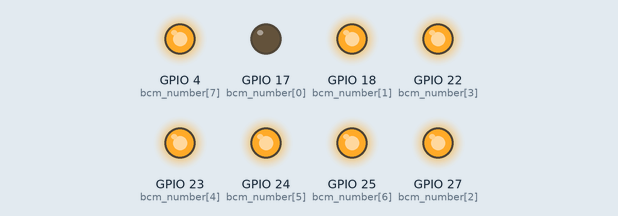
The program below on a simulated Raspberry Pi (BCM pin numbers). Shown: output pins drawn as LEDs (lit = HIGH). At 21.0 s the program stops and its outputs stay as they are.

Above: at 0.01 s.
At 2.21 s:
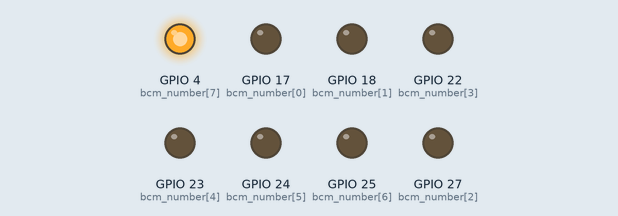
At 4.41 s:
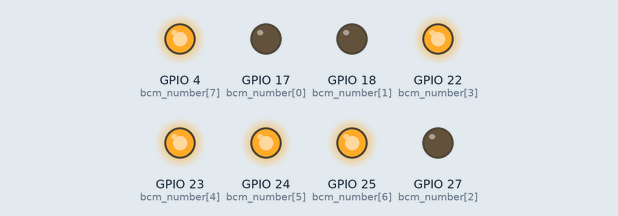
At 8.8 s:
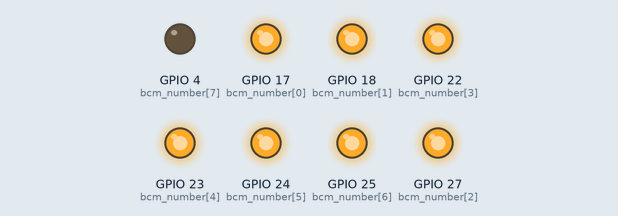
At 16.6 s:
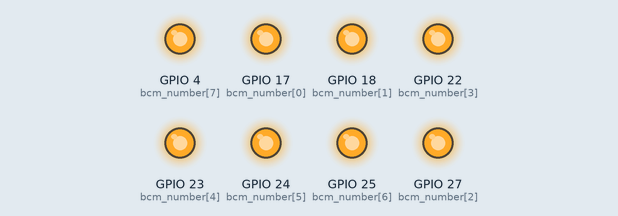
At 21.1 s:
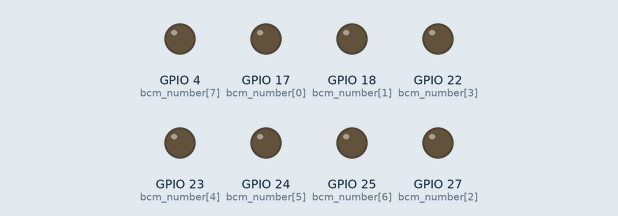
Timing chart, 0 to 22.5 s (numbered marks = the images above):
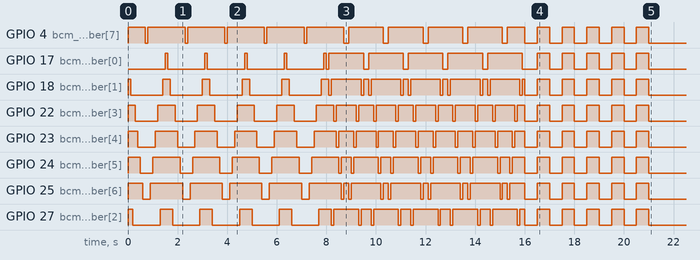

The program:

01_led.py
```python
import RPi.GPIO as GPIO
import time
GPIO.setmode(GPIO.BCM)


bcm_number = [17,18,27,22,23,24,25,4]
for bcm_number_ in bcm_number:
    GPIO.setup(bcm_number_, GPIO.OUT)

# HIGH 是灭
# LOW  是亮

# 全部灭
def turn_off_all(bcm_number):
    for i, item in enumerate(bcm_number):
        GPIO.output(item, GPIO.HIGH)

# 效果1 从右到左依次点亮起，从左往右依次熄灭
def task1(bcm_number):
    times = 0
    while times < 5:
        for i, item in enumerate(bcm_number):
            GPIO.output(item, GPIO.LOW)
            time.sleep(0.1)
        for i, item in enumerate(bcm_number[::-1]):
            GPIO.output(item, GPIO.HIGH)
            time.sleep(0.1)
        times += 1


# 效果2 从右到左依次闪烁, 从左到右依次闪烁
def task2(bcm_number):
    times = 0
    while times < 5:
        for i, item in enumerate(bcm_number):
            GPIO.output(item, GPIO.LOW)
            time.sleep(0.1)
            GPIO.output(item, GPIO.HIGH)
        for i, item in enumerate(bcm_number[::-1]):
            GPIO.output(item, GPIO.LOW)
            time.sleep(0.1)
            GPIO.output(item, GPIO.HIGH)
        times += 1

# 全部一起闪烁
def task3(bcm_number):
    times = 0
    while times < 5:
        for i, item in enumerate(bcm_number):
            GPIO.output(item, GPIO.LOW)
        time.sleep(0.5)
        for i, item in enumerate(bcm_number):
            GPIO.output(item, GPIO.HIGH)
        time.sleep(0.5)
        times += 1


if __name__ == '__main__':
    turn_off_all(bcm_number)
    task1(bcm_number)
    task2(bcm_number)
    task3(bcm_number)
    GPIO.cleanup()


# while True:


# 效果3

# sleep(3)
# GPIO.cleanup()
# print("end")
```
